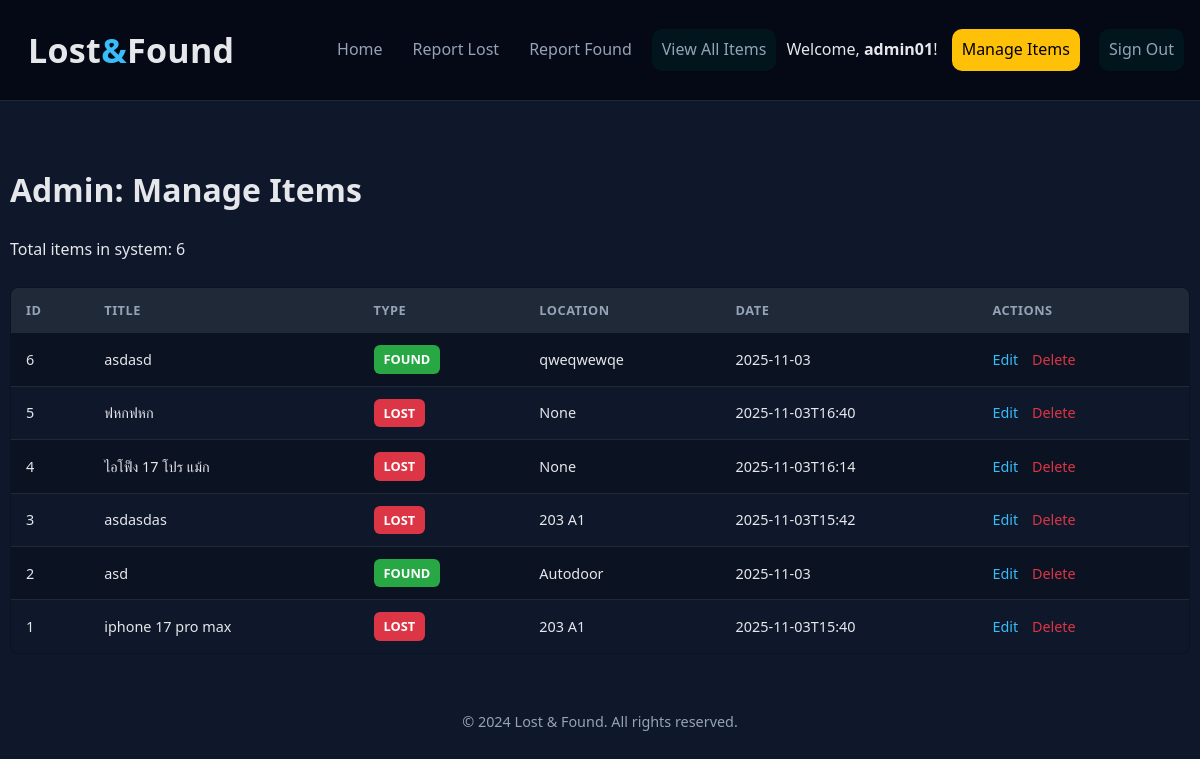
The app's page /admin/manage (signed in) with its own data.
### tables this page shows
CREATE TABLE items (
    id INTEGER PRIMARY KEY AUTOINCREMENT,
    title TEXT NOT NULL,
    description TEXT,
    location TEXT,
    date TEXT,
    type TEXT,
    image TEXT,
    created_at TEXT,
    latitude REAL,
    longitude REAL
);

### app.py (the view)
@app.route('/admin/manage')
@admin_required  # <-- ใช้ตัวตรวจสอบสิทธิ์ที่เราเพิ่งสร้าง
def admin_manage():
    conn = sqlite3.connect('lostandfound.db')
    conn.row_factory = sqlite3.Row
    c = conn.cursor()
    c.execute("SELECT * FROM items ORDER BY id DESC")
    items = c.fetchall()
    conn.close()
    return render_template('admin_manage.html', items=items)

### app.py (called while the page is built)
def admin_required(f):
    @wraps(f)
    def decorated_function(*args, **kwargs):
        if session.get('role') != 'admin':
            flash("You must be an admin to view this page.", "error")
            return redirect(url_for('index'))
        return f(*args, **kwargs)
    return decorated_function

### templates/admin_manage.html (shortened to what this page needs)
{% extends "layout.html" %}
{% block content %}
<main class="container page" style="margin-top: 2rem;">
    <h1>Admin: Manage Items</h1>
    <p>Total items in system: {{ items|length }}</p>
    <table class="admin-table">
        <thead>
            <tr>
                <th>ID</th>
                <th>Title</th>
                <th>Type</th>
                <th>Location</th>
                <th>Date</th>
                <th>Actions</th>
            </tr>
        </thead>
        <tbody>
            {% for item in items %}
            <tr>
                <td>{{ item['id'] }}</td>
                <td>{{ item['title'] }}</td>
                <td>
                    {% if item["type"] == "Lost" %}
                        <span class="badge badge-lost">Lost</span>
                    {% else %}
                        <span class="badge badge-found">Found</span>
                    {% endif %}
                </td>
                <td>{{ item['location'] }}</td>
                <td>{{ item['date'] }}</td>
                <td class="actions">
                    <a href="{{ url_for('admin_edit', item_id=item['id']) }}">Edit</a>
                    <a href="{{ url_for('admin_delete', item_id=item['id']) }}"
                       class="delete"
                       onclick="return confirm('Are you sure you want to delete this item?');">Delete</a>
                </td>
            </tr>
            {% endfor %}
        </tbody>
    </table>
</main>
{% endblock %}

### static/css/styles.css (style rules this page uses)
:root { --bg: #0f172a; --muted: #94a3b8; --text: #e5e7eb; --brand: #38bdf8; --brand-strong: #0ea5e9; --border: #1f2937; --surface: #0b1222; }
* { box-sizing: border-box; }
html, body { margin: 0; padding: 0; background: var(--bg); color: var(--text); font: 16px/1.6 system-ui, -apple-system, Segoe UI, Roboto, Inter, "Helvetica Neue", Arial, "Noto Sans", "Liberation Sans", sans-serif; }
.container { max-width: auto; margin: 0 auto; padding: 0 16px; }
.page { padding: 10px; }
::placeholder { color: var(--muted); }
.badge { display: inline-block; padding: 2px 12px 3px; border-radius: 50px; font-size: 0.7rem; text-transform: lowercase; color: #fff; font-weight: 600; }
.badge-lost { background: #e74c3c; }
.badge-found { background: #27ae60; }
.admin-table { width: 100%; border-collapse: collapse; margin-top: 1.5rem; font-size: 0.9rem; background-color: var(--surface); border: 1px solid var(--border); border-radius: 8px; overflow: hidden; }
.admin-table th, .admin-table td { border-bottom: 1px solid var(--border); padding: 12px 15px; text-align: left; color: var(--text); }
.admin-table th { background-color: #1f2937; color: var(--muted); font-weight: 600; text-transform: uppercase; font-size: 0.8rem; letter-spacing: 0.5px; }
.admin-table tbody tr:nth-child(even) { background-color: var(--bg); }
.admin-table .actions a { margin-right: 10px; color: var(--brand); text-decoration: none; font-weight: 500; }
.admin-table .actions a.delete { color: #dc3545; }
.badge { padding: 4px 10px; border-radius: 6px; font-weight: 600; color: #ffffff; font-size: 0.8rem; text-transform: uppercase; }
.badge-lost { background-color: #dc3545; }
.badge-found { background-color: #28a745; }

### records on screen
items: id "6", title "asdasd", type "FOUND", location "qweqwewqe", date "2025-11-03"
items: id "5", title "ฟหกฟหก", type "LOST", location "None", date "2025-11-03T16:40"
items: id "4", title "ไอโฟ็ง 17 โปร แม้ก", type "LOST", location "None", date "2025-11-03T16:14"
items: id "3", title "asdasdas", type "LOST", location "203 A1", date "2025-11-03T15:42"
items: id "2", title "asd", type "FOUND", location "Autodoor", date "2025-11-03"
items: id "1", title "iphone 17 pro max", type "LOST", location "203 A1", date "2025-11-03T15:40"

### other values on screen
{{ session.username }} "admin01"
{{ items|length }} "6"
